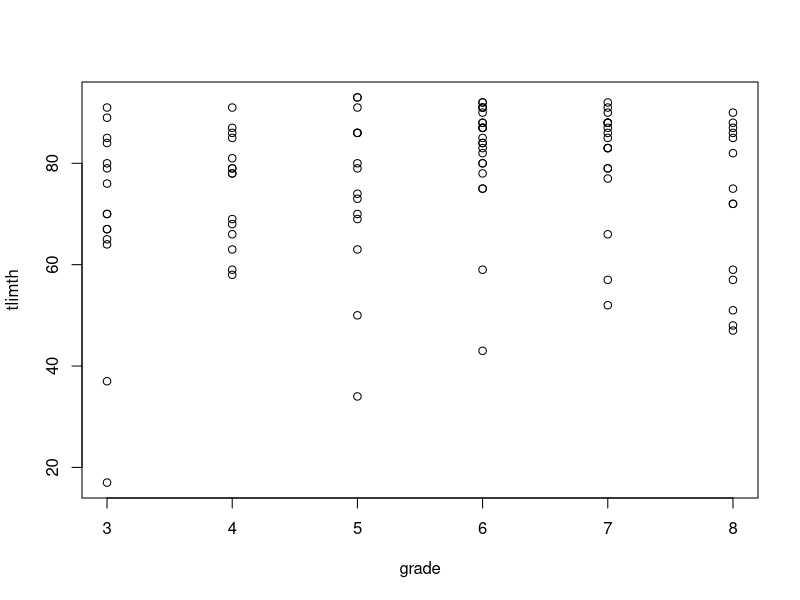
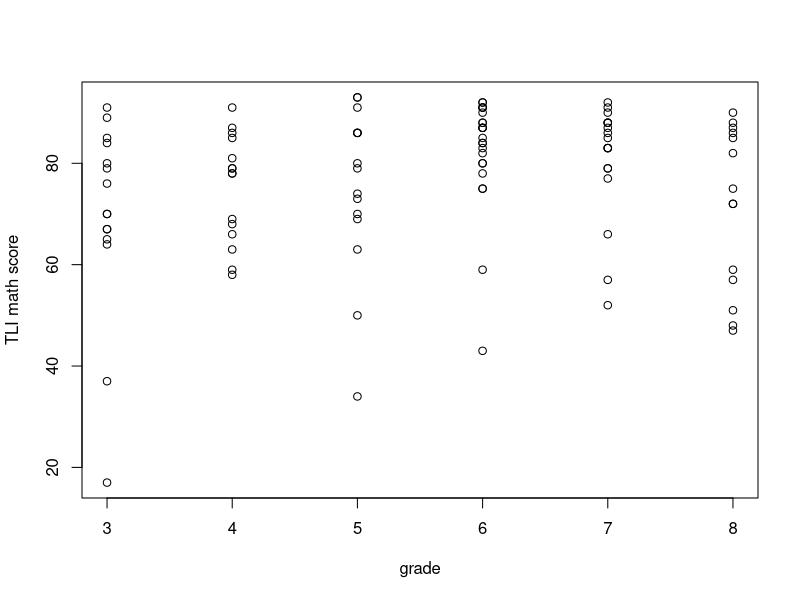
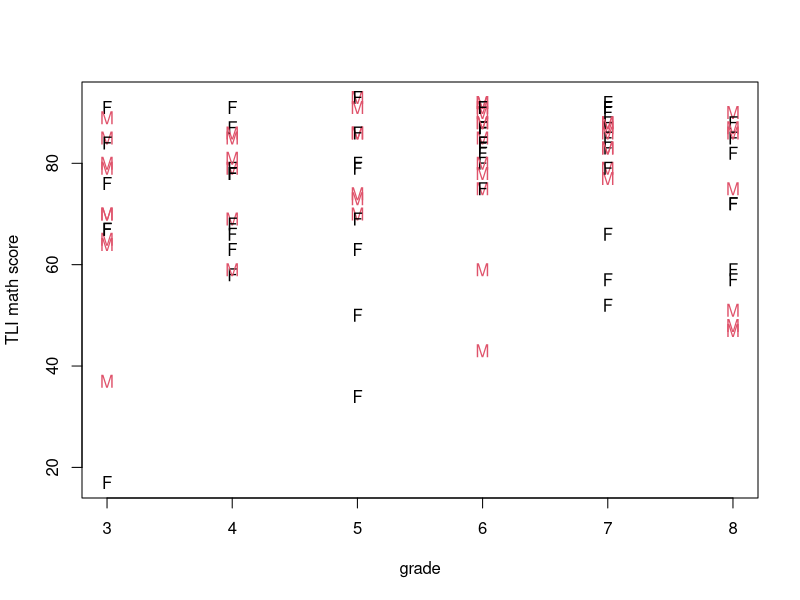
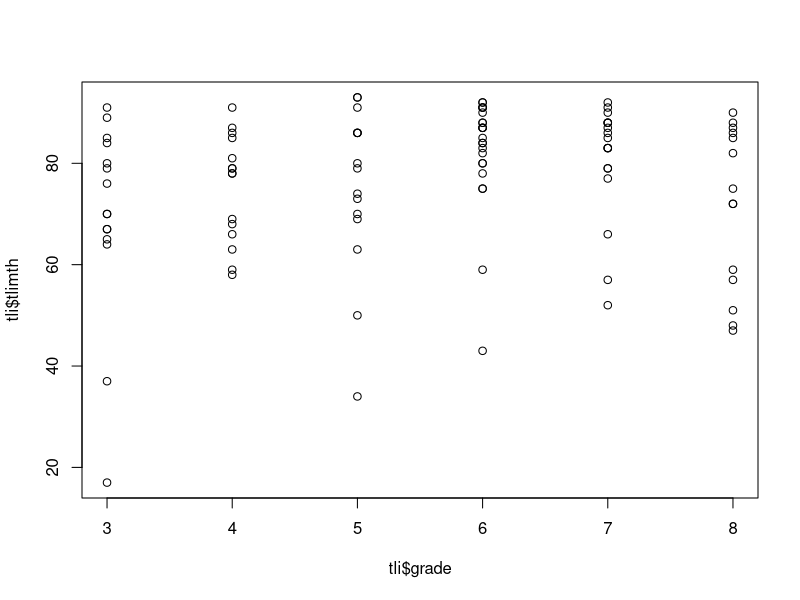

Write the R code that produced these figures, in order.
library(arm)
library(xtable)
xtable(state.x77[1:10,])

data(tli) ## Pull in the TLI data set
help("tli")

write.csv(tli,"tli.csv")

as.POSIXct("09/06/1961",format="%m/%d/%Y")

## Do some EDA on TLI data.
png("tliplot.png")
plot(tli$grade,tli$tlimth)  ##plot(x,y)
dev.off()

plot(tlimth~grade,data=tli)
plot(tlimth~grade,data=tli,
     ylab="TLI math score")
help("title")
help("par")
help("axis")
plot(tlimth~grade,data=tli,
     col=tli$sex,pch=as.character(tli$sex),
     ylab="TLI math score")
help("legend")
